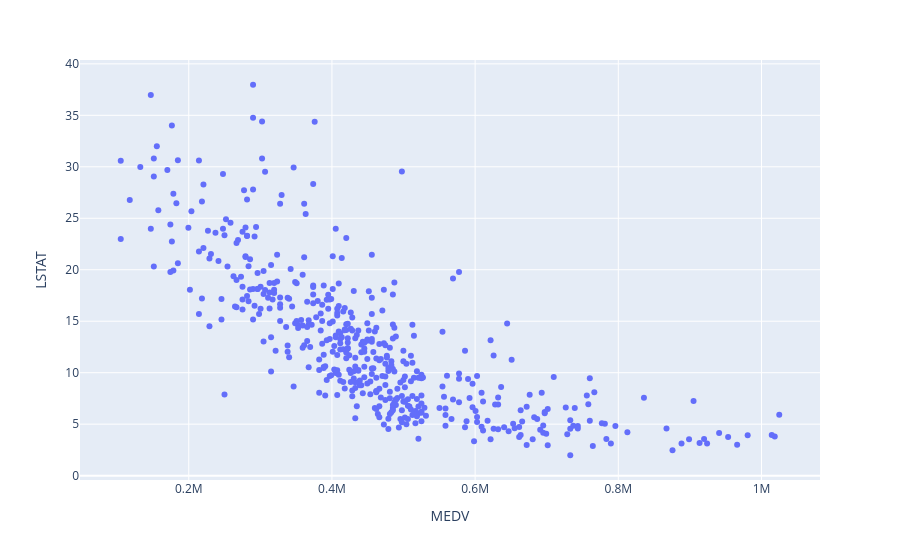

Notebook cell for this chart:
### Code cell
px.scatter(df,x="MEDV",y="LSTAT")

### Figure 1 — Plotly figure (JSON) as saved in the notebook; plotly's stock layout.template omitted (floating-point values rounded to 4 significant figures; data arrays with more than 128 entries replaced by an {"elided": "..."} marker saying what was removed)
{"data": [{"hovertemplate": "MEDV=%{x}<br>LSTAT=%{y}<extra></extra>", "legendgroup": "", "marker": {"color": "#636efa", "symbol": "circle"}, "mode": "markers", "name": "", "orientation": "v", "showlegend": false, "type": "scatter", "x": {"elided": "489 float values"}, "xaxis": "x", "y": {"elided": "489 float values"}, "yaxis": "y"}], "layout": {"legend": {"tracegroupgap": 0}, "margin": {"t": 60}, "xaxis": {"anchor": "y", "domain": [0, 1], "title": {"text": "MEDV"}}, "yaxis": {"anchor": "x", "domain": [0, 1], "title": {"text": "LSTAT"}}}}
